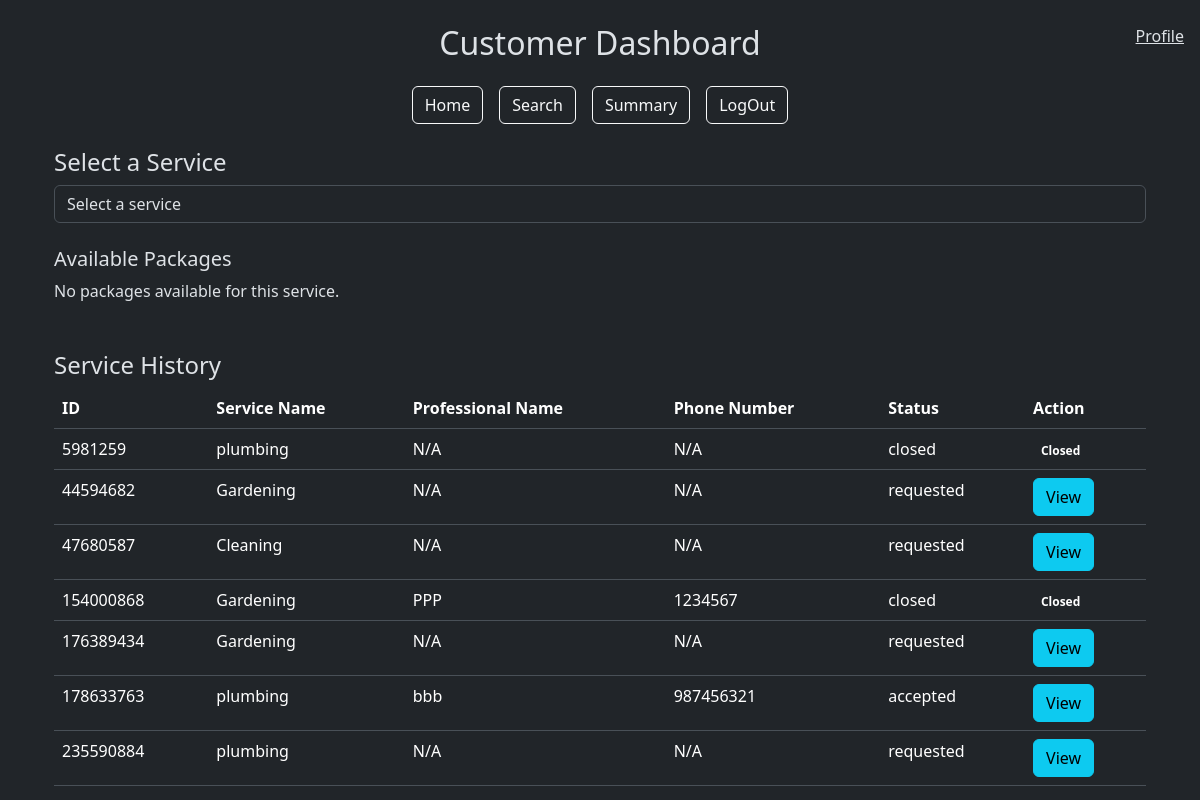
The app's page /customer_dashboard (signed in) with its own data.
### models.py (models this page shows)
class User(db.Model):
    __tablename__ = "user"
    id = db.Column(db.Integer, primary_key=True)
    username = db.Column(db.String(80), unique=True, nullable=False)
    passhash = db.Column(db.String(80), nullable=False)
    name = db.Column(db.String(80), nullable=False)
    role = db.Column(db.String(20), nullable=False)
    is_blocked = db.Column(db.Boolean, default=False, nullable=False)
    professional = db.relationship('Professional', backref='user', lazy=True)
    customer = db.relationship('Customer', backref='user', lazy=True)

class ServiceRequest(db.Model):
    __tablename__ = 'service_request'
    id = db.Column(db.Integer, primary_key=True)
    customer_id = db.Column(db.Integer, db.ForeignKey('customer.id'), nullable=False)  # Reference to Customer
    professional_id = db.Column(db.Integer, db.ForeignKey('professional.id'), nullable=True)  # Reference to Professional
    service_id = db.Column(db.Integer, db.ForeignKey('service.id'), nullable=False)
    date_of_request = db.Column(db.DateTime, default=datetime.utcnow, nullable=False)
    date_of_completion = db.Column(db.DateTime, nullable=True)
    status = db.Column(db.String(20), default='requested', nullable=False)
    rating = db.Column(db.Integer, nullable=True)
    remarks = db.Column(db.Text, nullable=True)
    rejected_by = db.Column(MutableList.as_mutable(JSON), default=[])
    customer = db.relationship('Customer', back_populates='service_requests')
    service = db.relationship('Service', back_populates='service_requests')
    professional = db.relationship('Professional', back_populates='service_requests')
    review = db.relationship('Review', back_populates='service_request', lazy=True)

class Service(db.Model):
    __tablename__ = 'service'
    id = db.Column(db.Integer, primary_key=True)
    service_name = db.Column(db.String(80), unique=False, nullable=False)
    description = db.Column(db.Text, nullable=False)
    price = db.Column(db.Float, nullable=False)
    time_required = db.Column(db.Integer, nullable=False)
    service_requests = db.relationship('ServiceRequest', back_populates='service', lazy=True)

class Professional(db.Model):
    __tablename__ = 'professional'
    id = db.Column(db.Integer, db.ForeignKey('user.id'), primary_key=True)
    date_created = db.Column(db.DateTime, default=datetime.utcnow, nullable=False)
    service_id = db.Column(db.Integer, db.ForeignKey('service.id'), nullable=True)
    contact = db.Column(db.String(10), nullable=False)
    experience = db.Column(db.Float, nullable=False)
    description = db.Column(db.Text, nullable=True)
    service_name = db.Column(db.Text(80),db.ForeignKey('service.service_name'), nullable=False)
    rating = db.Column(db.Float, nullable=True)
    address = db.Column(db.Text, nullable=False)
    pincode = db.Column(db.String(6), nullable=False)
    available = db.Column(db.Boolean, default=True, nullable=False)
    document = db.Column(db.String(200))
    verified = db.Column(db.Boolean, default=False, nullable=False)
    service_requests = db.relationship('ServiceRequest', back_populates='professional', lazy=True)

### app.py (the view)
@app.route('/customer_dashboard')
def customer_dashboard():
    user_id = session['user_id']
    customer = Customer.query.get(user_id)
    services =  db.session.query(Service.service_name).distinct().all()
    user = User.query.get(user_id)
    service_requests = ServiceRequest.query.filter_by(customer_id=user_id).all()
    return render_template('customer_dashboard.html',service_requests=service_requests,user=user, customer=customer, services=services)

### templates/customer_dashboard.html (shortened to what this page needs)
{% extends "layout.html" %} {% block title %}Customer Dashboard{% endblock %} {%
block content %}
<div class="container mt-4">
  {% if customer.user.is_blocked %}
  <div class="alert alert-danger" role="alert">
    Your account is blocked. Please contact the admin.
  </div>
  {% else %}
  <span class="navbar-text position-fixed top-0 end-0 m-3">
    <a href="">Profile</a>
  </span>
  <div class="my-4">
    <h4>Select a Service</h4>
    <form method="POST" action="{{ url_for('select_service') }}">
      <div class="form-group">
        <select
          class="form-control"
          name="service_name"
          onchange="this.form.submit()"
          required
        >
          <option value="" disabled selected>Select a service</option>
        </select>
      </div>
    </form>
    <div id="packageDisplay" class="mt-4">
      <h5>Available Packages</h5>
      <div id="packageList">
        {% if packages %} {% for pkg in packages %}
        <div class="card mb-3">
          <div class="card-body">
            <h5 class="card-title">{{ pkg.service_name }}</h5>
            <p class="card-text">{{ pkg.description }}</p>
            <p><strong>Price:</strong> {{ pkg.price }}</p>
            <form
              method="POST"
              action="{{ url_for('book_service', package_id=pkg.id) }}"
            >
              <button type="submit" class="btn btn-primary">Book</button>
            </form>
          </div>
        </div>
        {% endfor %} {% else %}
        <p>No packages available for this service.</p>
        {% endif %}
      </div>
    </div>
  </div>
  <div class="mt-5">
    <h4>Service History</h4>
    <div class="table-responsive">
      <table class="table">
        <thead>
          <tr>
            <th>ID</th>
            <th>Service Name</th>
            <th>Professional Name</th>
            <th>Phone Number</th>
            <th>Status</th>
            <th>Action</th>
          </tr>
        </thead>
        <tbody>
          {% for service_request in service_requests %}
          <tr>
            <td>{{ service_request.id }}</td>
            <td>{{ service_request.service.service_name }}</td>
            <td>
              {{ service_request.professional.user.name if
              service_request.professional else 'N/A' }}
            </td>
            <td>
              {{ service_request.professional.contact if
              service_request.professional else 'N/A' }}
            </td>
            <td>{{ service_request.status }}</td>
            <td>
              {% if service_request.status == 'closed' %}
              <span class="badge badge-success">Closed</span>
              {% else %}
              <button
                type="button"
                class="btn btn-info"
                data-toggle="modal"
                data-target="#viewModal"
                onclick="showModal('{{ service_request.id }}', '{{ service_request.date_of_request }}', '{{ service_request.status }}', '{{ service_request.remarks }}', '{{ service_request.rating }}')"
              >
                View
              </button>
              {% endif %}
            </td>
          </tr>
          {% endfor %}
        </tbody>
      </table>
    </div>
  </div>
  {% endif %}
</div>
{% endblock %}

### templates/layout.html (shortened to what this page needs)
<!DOCTYPE html>
<html lang="en">
  <head>
    <link
      href="https://cdn.jsdelivr.net/npm/bootstrap@5.3.3/dist/css/bootstrap.min.css"
      rel="stylesheet"
    />
  </head>
  <body data-bs-theme="dark">
    <div class="container mt-4">
      {% if request.endpoint not in ['login', 'register'] and not
      user.is_blocked%}
      <div class="text-center my-4">
        <h2 class="text-capitalize">
          {{ session.get('user_role') }} Dashboard
        </h2>
      </div>
      <div class="d-flex justify-content-center mb-4">
        <div class="d-flex flex-row gap-3">
          {% with dashboard_url = session['user_role'] + '_dashboard' %}
          <a href="{{ url_for(dashboard_url) }}" class="btn btn-outline-light"
            >Home</a
          >
          {% endwith %}
          <a href="{{ url_for('search') }}" class="btn btn-outline-light"
            >Search</a
          >
          <a href="{{ url_for('summary') }}" class="btn btn-outline-light"
            >Summary</a
          >
          <a href="{{ url_for('logout') }}" class="btn btn-outline-light"
            >LogOut</a
          >
        </div>
      </div>
      {% endif %}
      {% block content %} {% endblock %}
    </div>
  </body>
</html>

### records on screen
User: get "Customer"
ServiceRequest: id "5981259", service.service_name "plumbing", professional.user "N/A", professional "N/A", status "closed", shows "Closed"
ServiceRequest: id "44594682", service.service_name "Gardening", professional.user "N/A", professional "N/A", status "requested"
ServiceRequest: id "47680587", service.service_name "Cleaning", professional.user "N/A", professional "N/A", status "requested"
ServiceRequest: id "154000868", service.service_name "Gardening", professional.user "PPP", professional "1234567", status "closed", shows "Closed"
ServiceRequest: id "176389434", service.service_name "Gardening", professional.user "N/A", professional "N/A", status "requested"
ServiceRequest: id "178633763", service.service_name "plumbing", professional.user "bbb", professional "987456321", status "accepted"
ServiceRequest: id "235590884", service.service_name "plumbing", professional.user "N/A", professional "N/A", status "requested"
